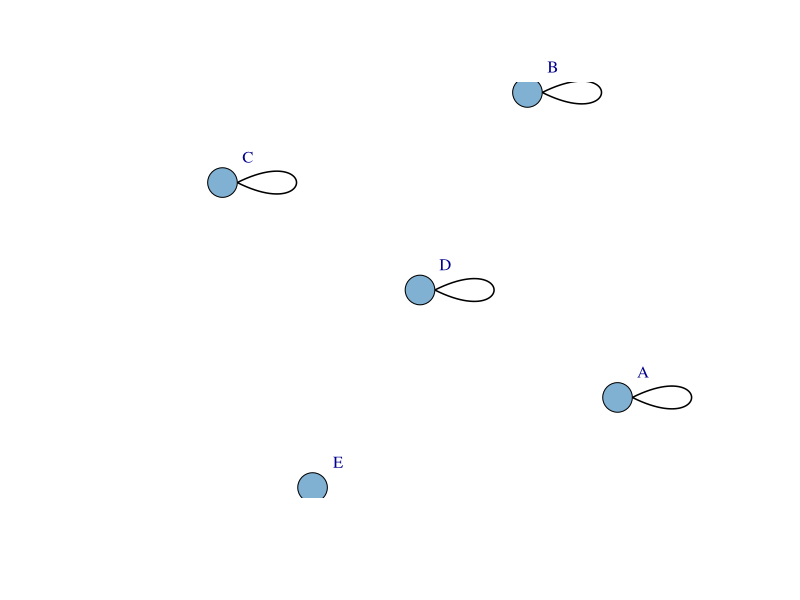
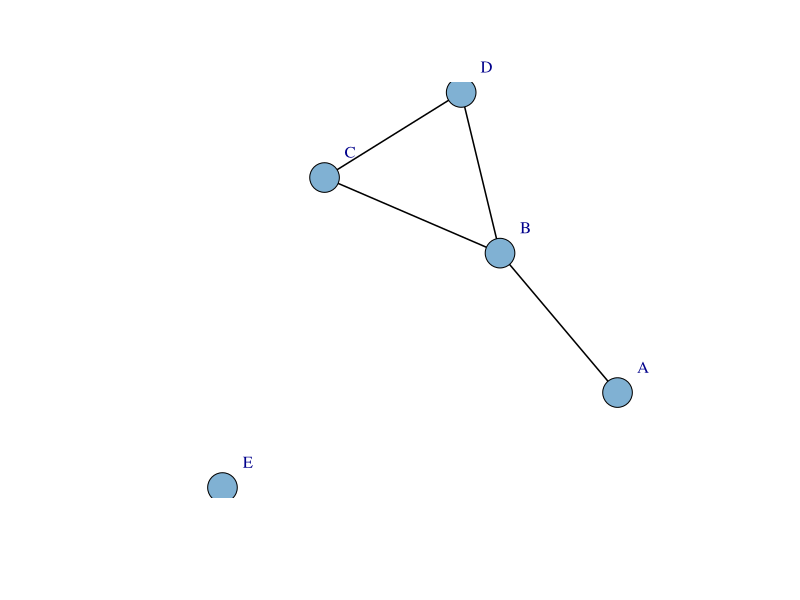
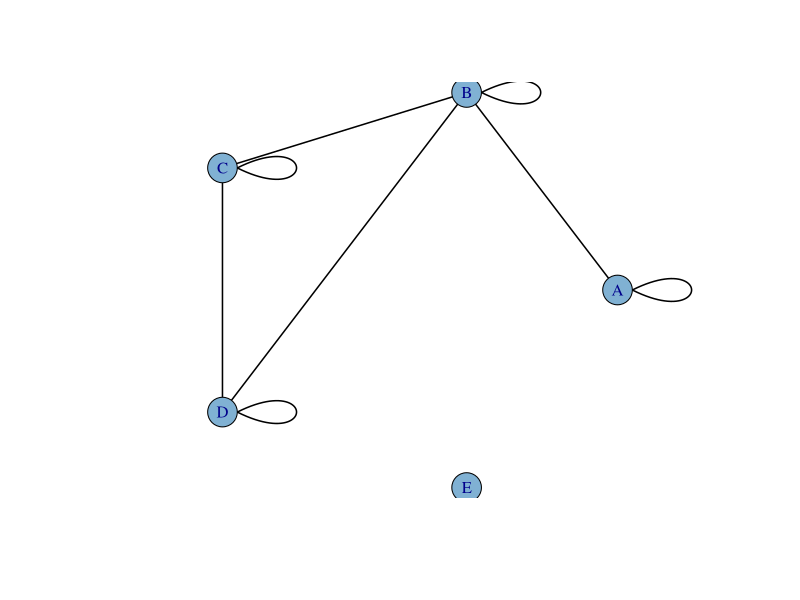
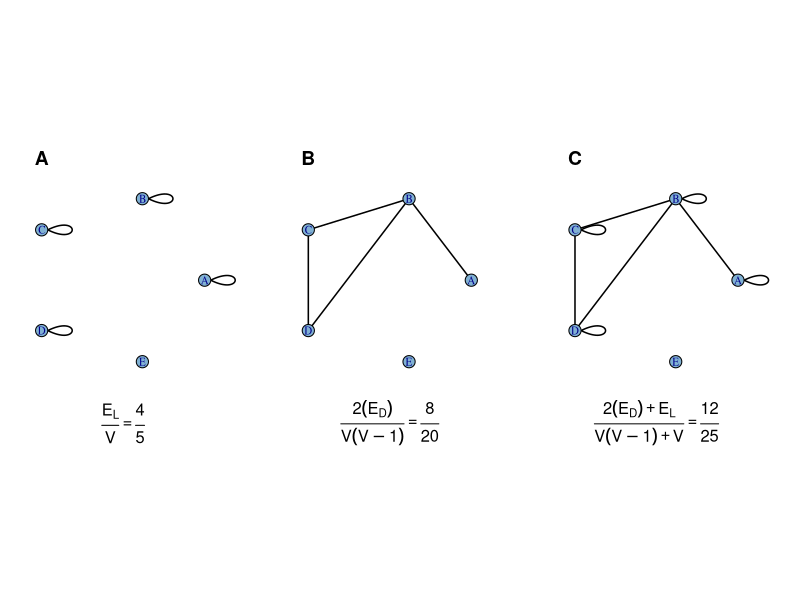

R code for these plots, in order:
require(igraph)

# Graph A ------------------------------------------------------------

# adjacency matrix values
adj_mat_A <- matrix(c(1,0,0,0,0,
                      0,1,0,0,0,
                      0,0,1,0,0,
                      0,0,0,1,0,
                      0,0,0,0,0),
                    nrow = 5,
                    byrow = TRUE) 

# add node names
dimnames(adj_mat_A) = list(c("A", "B", "C", "D", "E"), 
                           c("A", "B", "C", "D", "E")) 

p1 <- graph_from_adjacency_matrix(adj_mat_A,
                                  mode = "undirected",
                                  weighted = TRUE)

plot(p1, layout = layout.fruchterman.reingold,
     vertex.color = "#80b1d3",
     edge.color = "black",
     edge.width = 1.5,
     vertex.label.dist = 2.5,
     margin = c(-0.1, -0.1, -0.1, -0.1))


# Graph A ------------------------------------------------------------

# adjacency matrix values
adj_mat_B <- matrix(c(0,1,0,0,0,
                      1,0,1,1,0,
                      0,1,0,1,0,
                      0,1,1,0,0,
                      0,0,0,0,0),
                    nrow = 5,
                    byrow = TRUE) 

# add node names
dimnames(adj_mat_B) = list(c("A", "B", "C", "D", "E"), 
                           c("A", "B", "C", "D", "E")) 

p2 <- graph_from_adjacency_matrix(adj_mat_B,
                                  mode = "undirected",
                                  weighted = TRUE)

plot(p2, layout = layout.fruchterman.reingold,
     vertex.color = "#80b1d3",
     edge.color = "black",
     edge.width = 1.5,
     vertex.label.dist = 2.5,
     margin = c(-0.1, -0.1, -0.1, -0.1))


# Graph C ------------------------------------------------------------

# adjacency matrix values
adj_mat_C <- matrix(c(1,1,0,0,0,
                      1,1,1,1,0,
                      0,1,1,1,0,
                      0,1,1,1,0,
                      0,0,0,0,0),
                    nrow = 5,
                    byrow = TRUE) 

# add node names
dimnames(adj_mat_C) = list(c("A", "B", "C", "D", "E"), 
                           c("A", "B", "C", "D", "E")) 

p3 <- graph_from_adjacency_matrix(adj_mat_C,
                                  mode = "undirected",
                                  weighted = TRUE)


coords <- layout_in_circle(p3)


plot(p3, layout = coords,
     vertex.color = "#80b1d3",
     edge.color = "black",
     edge.width = 1.5,
     vertex.label.dist = 0,
     margin = c(-0.1, -0.1, -0.1, -0.1))

# saving plots
pdf(file = "network_traits_example.pdf", width = 9, height = 3.25, useDingbats=F)
par(mfrow = c(1,3), mar = c(6.1, 2.1, 3.1, 2.1))
plot(p1, layout = coords,
     vertex.color = "#80b1d3",
     edge.color = "black",
     edge.width = 1.5,
     vertex.label.dist = 0,
     margin = c(0, 0, 0, 0.25))
text(-1, 1.5, "A", cex = 1.75, font = 2)
text(0, -1.75, expression(frac(E[L], V) == frac(4,5)), cex = 1.5)
plot(p2, layout = coords,
     vertex.color = "#80b1d3",
     edge.color = "black",
     edge.width = 1.5,
     vertex.label.dist = 0,
     margin = c(0, 0, 0, 0.25))
text(-1, 1.5, "B", cex = 1.75, font = 2)
text(0, -1.75, expression(frac(2*(E[D]), V*(V-1)) == frac(8, 20)), cex = 1.5)
plot(p3, layout = coords,
     vertex.color = "#80b1d3",
     edge.color = "black",
     edge.width = 1.5,
     vertex.label.dist = 0,
     margin = c(0, 0, 0, 0.25))
text(-1, 1.5, "C", cex = 1.75, font = 2)
text(0, -1.75, expression(frac(2*(E[D]) + E[L], V*(V-1) + V) == frac(12, 25)), cex = 1.5)
dev.off()

# calculations ------------------------------------------------------

# (A) host breadth  
ecount(p1)/vcount(p1) # edges are loops only here!

# (B) cross species transmission links (i.e. graph density without loops)
2*(ecount(p2))/(vcount(p2)*(vcount(p2)-1))

# (C) both (i.e. graph density with loops)
(2*(ecount(p2)) + 4) / (vcount(p2)*(vcount(p2)-1) + vcount(p2))

